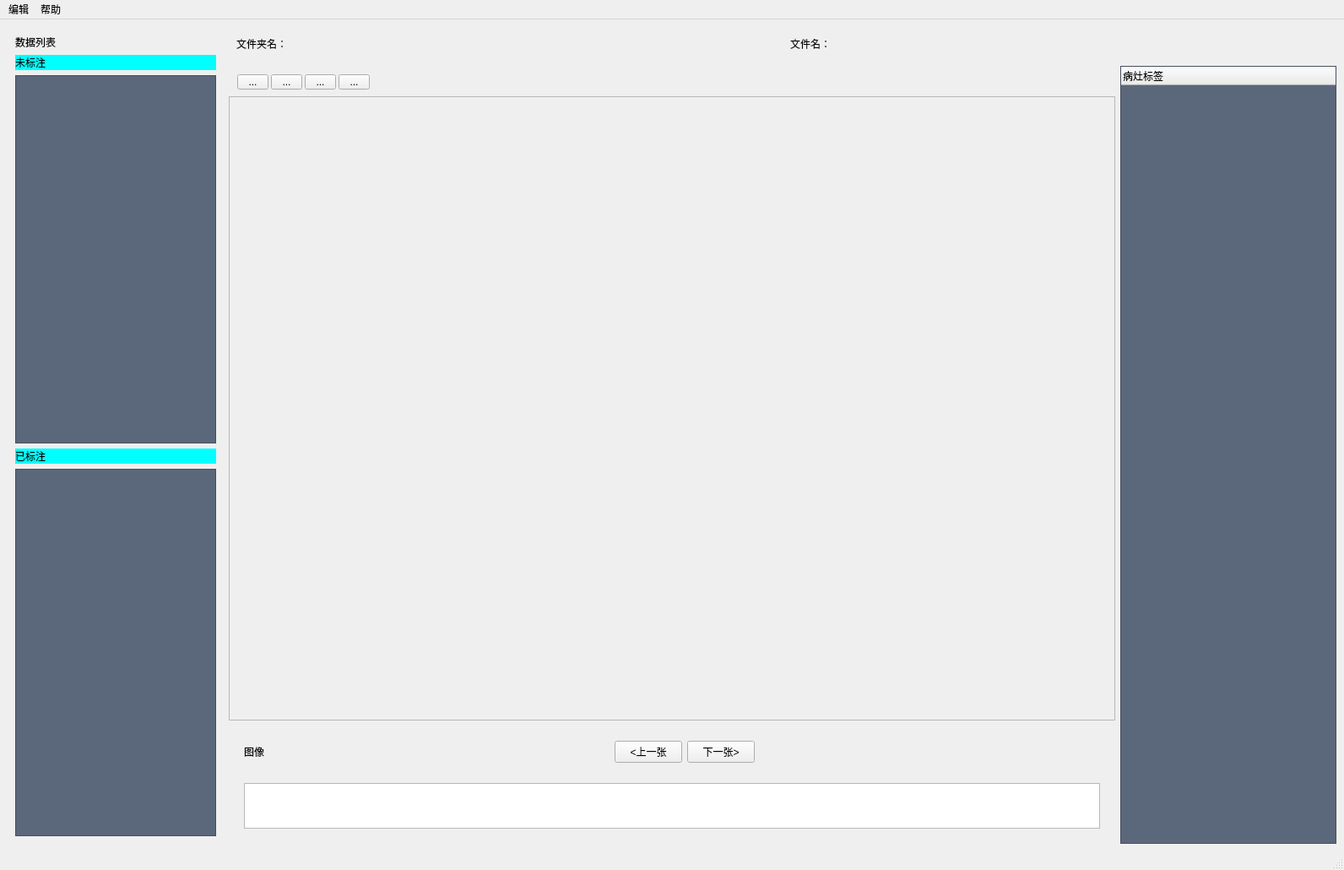
<?xml version="1.0" encoding="UTF-8"?>
<ui version="4.0">
 <class>LabelMainWindow</class>
 <widget class="QMainWindow" name="LabelMainWindow">
  <property name="geometry">
   <rect>
    <x>0</x>
    <y>0</y>
    <width>1592</width>
    <height>1030</height>
   </rect>
  </property>
  <property name="windowTitle">
   <string>MainWindow</string>
  </property>
  <widget class="QWidget" name="centralwidget">
   <layout class="QGridLayout" name="gridLayout">
    <item row="1" column="1">
     <widget class="QWidget" name="widget_3" native="true">
      <property name="maximumSize">
       <size>
        <width>16777215</width>
        <height>30</height>
       </size>
      </property>
      <widget class="QToolButton" name="edit">
       <property name="geometry">
        <rect>
         <x>10</x>
         <y>10</y>
         <width>37</width>
         <height>18</height>
        </rect>
       </property>
       <property name="text">
        <string>...</string>
       </property>
      </widget>
      <widget class="QToolButton" name="big">
       <property name="geometry">
        <rect>
         <x>50</x>
         <y>10</y>
         <width>37</width>
         <height>18</height>
        </rect>
       </property>
       <property name="text">
        <string>...</string>
       </property>
      </widget>
      <widget class="QToolButton" name="small">
       <property name="geometry">
        <rect>
         <x>90</x>
         <y>10</y>
         <width>37</width>
         <height>18</height>
        </rect>
       </property>
       <property name="text">
        <string>...</string>
       </property>
      </widget>
      <widget class="QToolButton" name="save">
       <property name="geometry">
        <rect>
         <x>130</x>
         <y>10</y>
         <width>37</width>
         <height>18</height>
        </rect>
       </property>
       <property name="text">
        <string>...</string>
       </property>
      </widget>
     </widget>
    </item>
    <item row="2" column="1" rowspan="2">
     <widget class="QScrollArea" name="scrollArea">
      <property name="minimumSize">
       <size>
        <width>700</width>
        <height>333</height>
       </size>
      </property>
      <property name="widgetResizable">
       <bool>true</bool>
      </property>
      <widget class="QWidget" name="scrollAreaWidgetContents_2">
       <property name="geometry">
        <rect>
         <x>0</x>
         <y>0</y>
         <width>1048</width>
         <height>737</height>
        </rect>
       </property>
       <widget class="QLabel" name="label_7">
        <property name="geometry">
         <rect>
          <x>0</x>
          <y>0</y>
          <width>1000</width>
          <height>666</height>
         </rect>
        </property>
        <property name="text">
         <string/>
        </property>
       </widget>
       <widget class="PaintLabel" name="label_8">
        <property name="geometry">
         <rect>
          <x>0</x>
          <y>0</y>
          <width>1000</width>
          <height>666</height>
         </rect>
        </property>
        <property name="text">
         <string/>
        </property>
       </widget>
      </widget>
     </widget>
    </item>
    <item row="0" column="0" rowspan="5">
     <widget class="QWidget" name="widget" native="true">
      <property name="minimumSize">
       <size>
        <width>0</width>
        <height>0</height>
       </size>
      </property>
      <property name="maximumSize">
       <size>
        <width>256</width>
        <height>16777215</height>
       </size>
      </property>
      <layout class="QGridLayout" name="gridLayout_2">
       <item row="0" column="0">
        <widget class="QLabel" name="label">
         <property name="styleSheet">
          <string notr="true">    QTreeWidget{  
        background-color: #5B677A;  
      
        /* set the font properties*/  
        font-size:17px;  
        color: white;  
    } </string>
         </property>
         <property name="text">
          <string>数据列表</string>
         </property>
        </widget>
       </item>
       <item row="2" column="0">
        <widget class="QListWidget" name="donot">
         <property name="styleSheet">
          <string notr="true">    QListWidget{  
        background-color: #5B677A;  
      
        /* set the font properties*/  
        font-size:17px;  
        color: white;  
    } 

QListWidget::item:hover {  
    background: rgb(69, 187, 217);;  
}  
  
QListWidget::item:selected:active{  
    background: rgb(63, 147, 168);  
}  
  
QListWidget::item:selected:!active {  
    background: rgb(63, 147, 168);  
}</string>
         </property>
        </widget>
       </item>
       <item row="1" column="0">
        <widget class="QLabel" name="label_9">
         <property name="styleSheet">
          <string notr="true">QLabel{
background-color: rgb(0, 255, 255);
}</string>
         </property>
         <property name="text">
          <string>未标注</string>
         </property>
        </widget>
       </item>
       <item row="3" column="0">
        <widget class="QLabel" name="label_10">
         <property name="styleSheet">
          <string notr="true">QLabel{
background-color: rgb(0, 255, 255);
}</string>
         </property>
         <property name="text">
          <string>已标注</string>
         </property>
        </widget>
       </item>
       <item row="4" column="0">
        <widget class="QListWidget" name="already">
         <property name="styleSheet">
          <string notr="true">    QListWidget{  
        background-color: #5B677A;  
      
        /* set the font properties*/  
        font-size:17px;  
        color: white;  
    } 

QListWidget::item:hover {  
    background: rgb(69, 187, 217);;  
}  
  
</string>
         </property>
        </widget>
       </item>
      </layout>
     </widget>
    </item>
    <item row="4" column="1">
     <widget class="QWidget" name="widget_4" native="true">
      <property name="maximumSize">
       <size>
        <width>16777215</width>
        <height>140</height>
       </size>
      </property>
      <layout class="QVBoxLayout" name="verticalLayout">
       <item>
        <widget class="QWidget" name="widget_5" native="true">
         <layout class="QHBoxLayout" name="horizontalLayout_2">
          <item>
           <widget class="QLabel" name="label_6">
            <property name="text">
             <string>图像</string>
            </property>
           </widget>
          </item>
          <item>
           <spacer name="horizontalSpacer_2">
            <property name="orientation">
             <enum>Qt::Horizontal</enum>
            </property>
            <property name="sizeHint" stdset="0">
             <size>
              <width>40</width>
              <height>20</height>
             </size>
            </property>
           </spacer>
          </item>
          <item>
           <widget class="QPushButton" name="last">
            <property name="maximumSize">
             <size>
              <width>100</width>
              <height>16777215</height>
             </size>
            </property>
            <property name="text">
             <string>&lt;上一张</string>
            </property>
           </widget>
          </item>
          <item>
           <widget class="QPushButton" name="next">
            <property name="maximumSize">
             <size>
              <width>100</width>
              <height>16777215</height>
             </size>
            </property>
            <property name="text">
             <string>下一张&gt;</string>
            </property>
           </widget>
          </item>
          <item>
           <spacer name="horizontalSpacer">
            <property name="orientation">
             <enum>Qt::Horizontal</enum>
            </property>
            <property name="sizeHint" stdset="0">
             <size>
              <width>40</width>
              <height>20</height>
             </size>
            </property>
           </spacer>
          </item>
         </layout>
        </widget>
       </item>
       <item>
        <widget class="QWidget" name="widget_6" native="true">
         <layout class="QHBoxLayout" name="horizontalLayout_3">
          <item>
           <widget class="QListWidget" name="listWidget"/>
          </item>
         </layout>
        </widget>
       </item>
      </layout>
     </widget>
    </item>
    <item row="1" column="2" rowspan="4">
     <widget class="QTreeWidget" name="focuslabel">
      <property name="maximumSize">
       <size>
        <width>256</width>
        <height>16777215</height>
       </size>
      </property>
      <property name="styleSheet">
       <string notr="true">    QTreeWidget{  
        background-color: #5B677A;  
      
        /* set the font properties*/  
        font-size:17px;  
        color: white;  
    } 

QTreeWidget::item:hover {  
    background: rgb(69, 187, 217);;  
}  
  
QTreeWidget::item:selected:active{  
    background: rgb(63, 147, 168);  
}  
  
QTreeWidget::item:selected:!active {  
    background: rgb(63, 147, 168);  
}  </string>
      </property>
      <column>
       <property name="text">
        <string>病灶标签</string>
       </property>
      </column>
     </widget>
    </item>
    <item row="0" column="1" colspan="2">
     <widget class="QWidget" name="widget_2" native="true">
      <property name="maximumSize">
       <size>
        <width>16777215</width>
        <height>40</height>
       </size>
      </property>
      <layout class="QHBoxLayout" name="horizontalLayout">
       <item>
        <widget class="QLabel" name="label_2">
         <property name="text">
          <string>文件夹名：</string>
         </property>
        </widget>
       </item>
       <item>
        <widget class="QLabel" name="label_5">
         <property name="minimumSize">
          <size>
           <width>500</width>
           <height>0</height>
          </size>
         </property>
         <property name="text">
          <string/>
         </property>
        </widget>
       </item>
       <item>
        <spacer name="horizontalSpacer_3">
         <property name="orientation">
          <enum>Qt::Horizontal</enum>
         </property>
         <property name="sizeHint" stdset="0">
          <size>
           <width>40</width>
           <height>20</height>
          </size>
         </property>
        </spacer>
       </item>
       <item>
        <widget class="QLabel" name="label_4">
         <property name="text">
          <string>文件名：</string>
         </property>
        </widget>
       </item>
       <item>
        <widget class="QLabel" name="label_3">
         <property name="minimumSize">
          <size>
           <width>500</width>
           <height>0</height>
          </size>
         </property>
         <property name="text">
          <string/>
         </property>
        </widget>
       </item>
       <item>
        <spacer name="horizontalSpacer_4">
         <property name="orientation">
          <enum>Qt::Horizontal</enum>
         </property>
         <property name="sizeHint" stdset="0">
          <size>
           <width>40</width>
           <height>20</height>
          </size>
         </property>
        </spacer>
       </item>
      </layout>
     </widget>
    </item>
   </layout>
  </widget>
  <widget class="QMenuBar" name="menubar">
   <property name="geometry">
    <rect>
     <x>0</x>
     <y>0</y>
     <width>1592</width>
     <height>23</height>
    </rect>
   </property>
   <widget class="QMenu" name="menu">
    <property name="title">
     <string>编辑</string>
    </property>
    <addaction name="createnew"/>
    <addaction name="load"/>
   </widget>
   <widget class="QMenu" name="menu_3">
    <property name="title">
     <string>帮助</string>
    </property>
   </widget>
   <addaction name="menu"/>
   <addaction name="menu_3"/>
  </widget>
  <widget class="QStatusBar" name="statusbar"/>
  <action name="AccountManagement">
   <property name="text">
    <string>账户管理</string>
   </property>
  </action>
  <action name="action_2">
   <property name="text">
    <string>权限管理</string>
   </property>
  </action>
  <action name="action_3">
   <property name="text">
    <string>统计分析</string>
   </property>
  </action>
  <action name="action_4">
   <property name="text">
    <string>结果导出</string>
   </property>
  </action>
  <action name="action_5">
   <property name="text">
    <string>日志管理</string>
   </property>
  </action>
  <action name="action_7">
   <property name="text">
    <string>工作模式</string>
   </property>
  </action>
  <action name="createnew">
   <property name="text">
    <string>新建</string>
   </property>
  </action>
  <action name="allsave">
   <property name="text">
    <string>保存</string>
   </property>
  </action>
  <action name="load">
   <property name="text">
    <string>导入</string>
   </property>
  </action>
 </widget>
 <customwidgets>
  <customwidget>
   <class>PaintLabel</class>
   <extends>QLabel</extends>
   <header>MyLabel/paintlabel.h</header>
  </customwidget>
 </customwidgets>
 <resources/>
 <connections/>
</ui>
